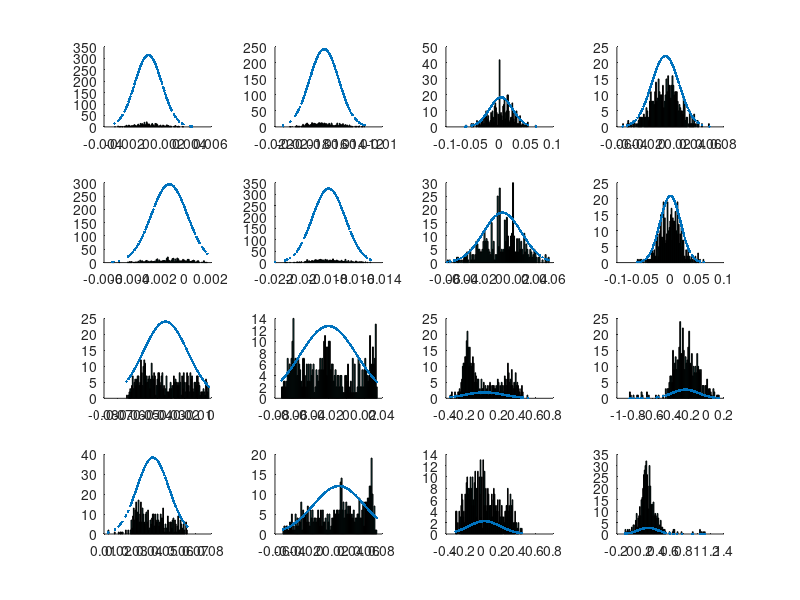

Reproduce this figure in MATLAB.
clf;

x = importdata('log_calibration2.txt');
x = x(1:2:end,:);

time = x(:,1);
index = time>20 & time<40;
phase = x(:,2);

elx = x(index & phase<0.5, 3:6);
erx = x(index & phase>0.5, 7:10);
ely = x(index & phase<0.5, 11:14);
ery = x(index & phase>0.5, 15:18);

x = {elx, erx, ely, ery};
names = {'elx', 'erx', 'ely', 'ery'};
for i=1:4
    for j=1:4
        subplot(4,4,i*4-4+j); hold on;
        X = x{i}(:,j);
        hist(X,100);
%         if j<=2
%             %xlim([-0.05 0.05]);
%         else
%             %xlim([-0.4 0.4]);
%         end
        [m,s] = normfit(X);
%         disp([m s]);
        Y = normpdf(X,m,s);
        plot(X,Y,'.');
        disp(sprintf('%s[%d] = deadzone(%s[%d]-(%3.3f), %3.3f);', ...
            names{i},j-1,names{i},j-1,m,s));
    end
end